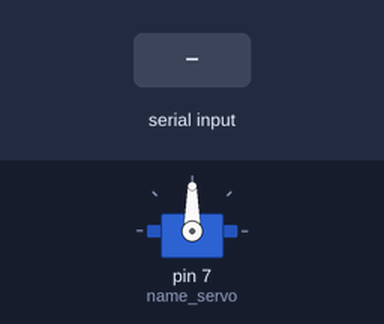
A sketch run on a simulated Arduino Uno, built with avr-gcc and run on an emulated ATmega328P. Shown: servo. Inputs (shaded band) come from the test bench.

Above: at 1.2 s.
1.3 s: "1" received over Serial
At 2.0 s:
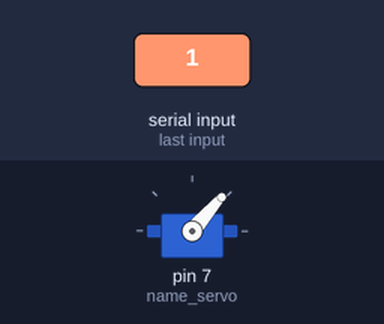
2.8 s: "0" received over Serial
At 3.1 s:
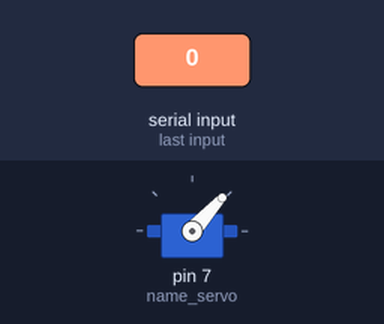
Timing chart, 0 to 5.8 s (numbered marks = the images above; inputs shaded):
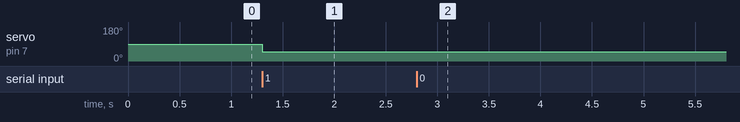

The sketch:

Servocontroller.ino
```cpp
//code made on arduino IDE
#include <Servo.h>
Servo name_servo;

void setup(){
  name_servo.attach(7);
  Serial.begin(9600);
}

void loop(){
  int data = 0;
  while(true){
    if(Serial.available() > 0) {
      data = Serial.read();
      //90 is a standard value used to connect the serial port and therefore shouldn't control the servo,
      //if 90 is coincidentally the number to write the python code will write 91 instead
      if(data == 90){
        continue;
      }
      name_servo.write(data);
      delay(8);
    }
  }
}
```

Measured:
- after the input at 1.3 s, servo on pin 7 (name_servo): 90° → 49° at once
- after the input at 2.8 s, servo on pin 7 (name_servo): 49° → 48° at once
